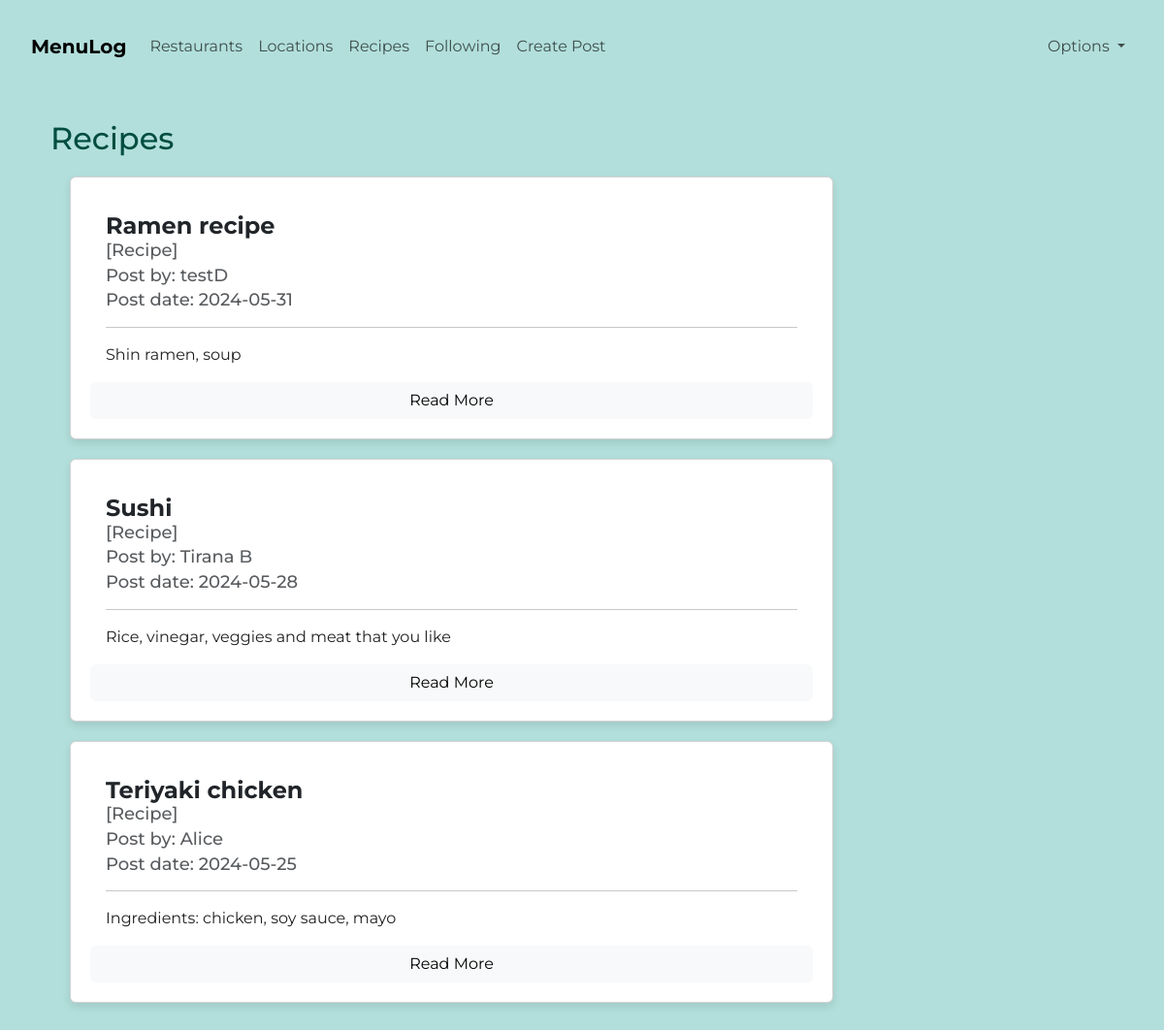
/recipes (signed in), run on the app's committed database.
### tables this page shows
CREATE TABLE posts(
        id INTEGER PRIMARY KEY,
        title VARCHAR(100),
        category TEXT,
        content TEXT,
        datetime TEXT,
        image_name TEXT,
        user_id INTEGER, rating INT, tags TEXT,
        FOREIGN KEY (user_id) REFERENCES users(id) on delete cascade
    );

CREATE TABLE users(
        id INTEGER PRIMARY KEY,
        name TEXT,
        username TEXT,
        email TEXT,
        password TEXT
    );

### app.py (the view)
@app.route('/recipes')
@token_required
def recipes():
    db = database_worker("shelfshare.db")
    posts = db.search("SELECT posts.*, users.name FROM posts INNER JOIN users ON posts.user_id = users.id WHERE posts.category = 'Recipe' ORDER BY posts.datetime DESC")
    return render_template('recipes.html', posts=posts)

### app.py (called while the page is built)
def parse_date(value):
    return value.split(' ')[0]

def token_required(f):
    @wraps(f)
    def decorated(*args, **kwargs):
        if 'token' not in session:
            return redirect(url_for('login'))
        try:
            data = jwt.decode(session['token'], token_key, algorithms=['HS256'])
        except:
            return redirect(url_for('login'))
        return f(*args, **kwargs)
    return decorated

### my_lib.py (called while the page is built)
    def search(self, query):
        result = self.cursor.execute(query).fetchall()
        return result

### templates/recipes.html (shortened to what this page needs)
{% extends "base.html" %}
{% block content %}
<div class="container mt-5">
    <div class="col-md-9" style="padding-left: 10px">
        <h2>Recipes</h2>
        {% for post in posts %}
            <div class="card mb-3">
                <div class="card-body">
                    <h3 class="card-title mb-1">{{ post[1] }}</h3>
                    <h5 class="card-subtitle mb-2 text-muted">[{{ post[2] }}]</h5>
                    <h6 class="card-subtitle mb-2 text-muted">Post by: {{ post[-1] }}</h6>
                    <h6 class="card-subtitle mb-2 text-muted">Post date: {{ post[4]|parse_date }}</h6>
                    <hr>
                    <p class="card-text">{{ post[3] }}</p>
                </div>
                <a href="{{ url_for('view_post', post_id=post[0]) }}" class="btn btn-primary btn-light">Read More</a>
            </div>
        {% endfor %}
    </div>
</div>
{% endblock %}

### templates/base.html (shortened to what this page needs)
<!DOCTYPE html>
<html lang="en">
<head>
    <link rel="stylesheet" href="/static/style.css">
    <link href="https://cdn.jsdelivr.net/npm/bootstrap@5.3.0-alpha3/dist/css/bootstrap.min.css" rel="stylesheet">
    <link href="https://cdn.jsdelivr.net/npm/bootstrap-icons@1.7.2/font/bootstrap-icons.css" rel="stylesheet">
    <link rel="stylesheet" href="https://cdn.jsdelivr.net/gh/lipis/flag-icons@6.6.6/css/flag-icons.min.css"/>
</head>
<body class="body_index">
    <div class="container-fluid">
        <nav class="navbar navbar-expand-lg navbar-light">
            <a class="navbar-brand" href="/">MenuLog</a>
            <div class="collapse navbar-collapse" id="navbarNav">
                <ul class="navbar-nav">
                    <li class="nav-item">
                        <a class="nav-link" href="/restaurants">Restaurants</a>
                    </li>
                    <li class="nav-item">
                        <a class="nav-link" href="/locations">Locations</a>
                    </li>
                    <li class="nav-item">
                        <a class="nav-link" href="/recipes">Recipes</a>
                    </li>
                    <li class="nav-item">
                        <a class="nav-link" href="/following">Following</a>
                    </li>
                    <li>
                        <a class="nav-link" href="/create_post">Create Post</a>
                    </li>
                </ul>
                <ul class="navbar-nav ms-auto mb-2 mb-lg-0">
                    <li class="nav-item dropdown">
                        <a class="nav-link dropdown-toggle" href="#" id="navbarDropdown" role="button" data-bs-toggle="dropdown" aria-expanded="false">
                          Options
                        </a>
                    </li>
                </ul>
            </div>
        </nav>
    </div>
{% block content %}
{% endblock %}
</body>
</html>

### static/style.css (style rules this page uses)
.body_index { background-color: #B2DFDB; font-family: 'Montserrat', Arial, Helvetica, sans-serif; color: #004D40; padding: 20px; }
.card { background-color: #FFFFFF; border: 1px solid #BDBDBD; border-radius: 10px; box-shadow: 0 4px 8px rgba(0, 0, 0, 0.1); margin: 20px; padding: 20px; }
.card-title { font-size: 24px; font-weight: 700; color: #004D40; }
.card-subtitle { font-size: 18px; color: #00796B; }
.card-text { font-size: 16px; color: #212121; }
a { color: #004D40; text-decoration: none; font-weight: 700; }

### data on the page
posts: title "Ramen recipe", category "Recipe", name "testD", datetime "2024-05-31", content "Shin ramen, soup"
posts: title "Sushi", category "Recipe", name "Tirana B", datetime "2024-05-28", content "Rice, vinegar, veggies and meat that you like"
posts: title "Teriyaki chicken", category "Recipe", name "Alice", datetime "2024-05-25", content "Ingredients: chicken, soy sauce, mayo"
